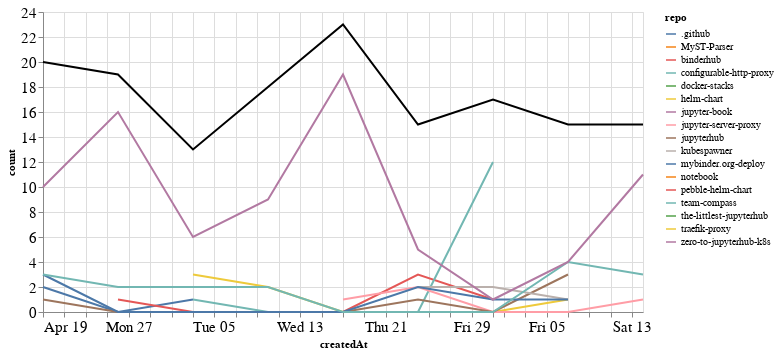

The notebook cell this image was saved under:
### Markdown cell above
## Comments

### Code cell
comments_time = comments.groupby('repo').resample('W', on='createdAt').count()['author'].reset_index()
comments_time = comments_time.rename(columns={'author': 'count'})
comments_time_total = comments_time.groupby('createdAt').agg({"count": "sum"}).reset_index()
ch1 = alt.Chart(comments_time, width=600).mark_line().encode(
    x='createdAt',
    y='count',
    color='repo',
    tooltip="repo"
)

ch2 = alt.Chart(comments_time_total, width=600).mark_line(color="black").encode(
    x='createdAt',
    y='count',
)

ch1 + ch2

### Figure 1 — Vega-Lite specification as saved in the notebook (floating-point values rounded to 4 significant figures)
{"config": {"axisLeft": {"labelFontSize": 15}, "axisBottom": {"labelFontSize": 15}}, "layer": [{"data": {"name": "data-54a278ff8c7c6fabce6447e6add72063"}, "mark": "line", "encoding": {"color": {"type": "nominal", "field": "repo"}, "tooltip": {"type": "nominal", "field": "repo"}, "x": {"type": "temporal", "field": "createdAt"}, "y": {"type": "quantitative", "field": "count"}}, "width": 600}, {"data": {"name": "data-b3e2da2ad304739fd43831b0fd3eb2fd"}, "mark": {"type": "line", "color": "black"}, "encoding": {"x": {"type": "temporal", "field": "createdAt"}, "y": {"type": "quantitative", "field": "count"}}, "width": 600}], "$schema": "https://vega.github.io/schema/vega-lite/v4.8.1.json", "datasets": {"data-54a278ff8c7c6fabce6447e6add72063": [{"repo": ".github", "createdAt": "2020-04-19T00:00:00", "count": 2}, {"repo": ".github", "createdAt": "2020-04-26T00:00:00", "count": 0}, {"repo": ".github", "createdAt": "2020-05-03T00:00:00", "count": 1}, {"repo": "MyST-Parser", "createdAt": "2020-05-10T00:00:00", "count": 3}, {"repo": "binderhub", "createdAt": "2020-04-26T00:00:00", "count": 1}, {"repo": "binderhub", "createdAt": "2020-05-03T00:00:00", "count": 0}, {"repo": "binderhub", "createdAt": "2020-05-10T00:00:00", "count": 0}, {"repo": "binderhub", "createdAt": "2020-05-17T00:00:00", "count": 0}, {"repo": "binderhub", "createdAt": "2020-05-24T00:00:00", "count": 3}, {"repo": "binderhub", "createdAt": "2020-05-31T00:00:00", "count": 1}, {"repo": "configurable-http-proxy", "createdAt": "2020-05-03T00:00:00", "count": 1}, {"repo": "configurable-http-proxy", "createdAt": "2020-05-10T00:00:00", "count": 0}, {"repo": "configurable-http-proxy", "createdAt": "2020-05-17T00:00:00", "count": 0}, {"repo": "configurable-http-proxy", "createdAt": "2020-05-24T00:00:00", "count": 0}, {"repo": "configurable-http-proxy", "createdAt": "2020-05-31T00:00:00", "count": 12}, {"repo": "docker-stacks", "createdAt": "2020-04-19T00:00:00", "count": 1}, {"repo": "helm-chart", "createdAt": "2020-05-03T00:00:00", "count": 3}, {"repo": "helm-chart", "createdAt": "2020-05-10T00:00:00", "count": 2}, {"repo": "helm-chart", "createdAt": "2020-05-17T00:00:00", "count": 0}, {"repo": "helm-chart", "createdAt": "2020-05-24T00:00:00", "count": 0}, {"repo": "helm-chart", "createdAt": "2020-05-31T00:00:00", "count": 0}, {"repo": "helm-chart", "createdAt": "2020-06-07T00:00:00", "count": 1}, {"repo": "jupyter-book", "createdAt": "2020-05-10T00:00:00", "count": 1}, {"repo": "jupyter-server-proxy", "createdAt": "2020-05-17T00:00:00", "count": 1}, {"repo": "jupyter-server-proxy", "createdAt": "2020-05-24T00:00:00", "count": 2}, {"repo": "jupyter-server-proxy", "createdAt": "2020-05-31T00:00:00", "count": 0}, {"repo": "jupyter-server-proxy", "createdAt": "2020-06-07T00:00:00", "count": 0}, {"repo": "jupyter-server-proxy", "createdAt": "2020-06-14T00:00:00", "count": 1}, {"repo": "jupyterhub", "createdAt": "2020-04-19T00:00:00", "count": 1}, {"repo": "jupyterhub", "createdAt": "2020-04-26T00:00:00", "count": 0}, {"repo": "jupyterhub", "createdAt": "2020-05-03T00:00:00", "count": 0}, {"repo": "jupyterhub", "createdAt": "2020-05-10T00:00:00", "count": 0}, {"repo": "jupyterhub", "createdAt": "2020-05-17T00:00:00", "count": 0}, {"repo": "jupyterhub", "createdAt": "2020-05-24T00:00:00", "count": 1}, {"repo": "jupyterhub", "createdAt": "2020-05-31T00:00:00", "count": 0}, {"repo": "jupyterhub", "createdAt": "2020-06-07T00:00:00", "count": 3}, {"repo": "kubespawner", "createdAt": "2020-05-24T00:00:00", "count": 2}, {"repo": "kubespawner", "createdAt": "2020-05-31T00:00:00", "count": 2}, {"repo": "kubespawner", "createdAt": "2020-06-07T00:00:00", "count": 1}, {"repo": "mybinder.org-deploy", "createdAt": "2020-04-19T00:00:00", "count": 3}, {"repo": "mybinder.org-deploy", "createdAt": "2020-04-26T00:00:00", "count": 0}, {"repo": "mybinder.org-deploy", "createdAt": "2020-05-03T00:00:00", "count": 0}, {"repo": "mybinder.org-deploy", "createdAt": "2020-05-10T00:00:00", "count": 0}, {"repo": "mybinder.org-deploy", "createdAt": "2020-05-17T00:00:00", "count": 0}, {"repo": "mybinder.org-deploy", "createdAt": "2020-05-24T00:00:00", "count": 2}, {"repo": "mybinder.org-deploy", "createdAt": "2020-05-31T00:00:00", "count": 1}, {"repo": "mybinder.org-deploy", "createdAt": "2020-06-07T00:00:00", "count": 1}, {"repo": "notebook", "createdAt": "2020-05-17T00:00:00", "count": 1}, {"repo": "pebble-helm-chart", "createdAt": "2020-06-07T00:00:00", "count": 1}, {"repo": "team-compass", "createdAt": "2020-04-19T00:00:00", "count": 3}, {"repo": "team-compass", "createdAt": "2020-04-26T00:00:00", "count": 2}, {"repo": "team-compass", "createdAt": "2020-05-03T00:00:00", "count": 2}, {"repo": "team-compass", "createdAt": "2020-05-10T00:00:00", "count": 2}, {"repo": "team-compass", "createdAt": "2020-05-17T00:00:00", "count": 0}, {"repo": "team-compass", "createdAt": "2020-05-24T00:00:00", "count": 0}, {"repo": "team-compass", "createdAt": "2020-05-31T00:00:00", "count": 0}, {"repo": "team-compass", "createdAt": "2020-06-07T00:00:00", "count": 4}, {"repo": "team-compass", "createdAt": "2020-06-14T00:00:00", "count": 3}, {"repo": "the-littlest-jupyterhub", "createdAt": "2020-05-10T00:00:00", "count": 1}, {"repo": "traefik-proxy", "createdAt": "2020-05-17T00:00:00", "count": 2}, {"repo": "zero-to-jupyterhub-k8s", "createdAt": "2020-04-19T00:00:00", "count": 10}, {"repo": "zero-to-jupyterhub-k8s", "createdAt": "2020-04-26T00:00:00", "count": 16}, {"repo": "zero-to-jupyterhub-k8s", "createdAt": "2020-05-03T00:00:00", "count": 6}, {"repo": "zero-to-jupyterhub-k8s", "createdAt": "2020-05-10T00:00:00", "count": 9}, {"repo": "zero-to-jupyterhub-k8s", "createdAt": "2020-05-17T00:00:00", "count": 19}, {"repo": "zero-to-jupyterhub-k8s", "createdAt": "2020-05-24T00:00:00", "count": 5}, {"repo": "zero-to-jupyterhub-k8s", "createdAt": "2020-05-31T00:00:00", "count": 1}, {"repo": "zero-to-jupyterhub-k8s", "createdAt": "2020-06-07T00:00:00", "count": 4}, {"repo": "zero-to-jupyterhub-k8s", "createdAt": "2020-06-14T00:00:00", "count": 11}], "data-b3e2da2ad304739fd43831b0fd3eb2fd": [{"createdAt": "2020-04-19T00:00:00", "count": 20}, {"createdAt": "2020-04-26T00:00:00", "count": 19}, {"createdAt": "2020-05-03T00:00:00", "count": 13}, {"createdAt": "2020-05-10T00:00:00", "count": 18}, {"createdAt": "2020-05-17T00:00:00", "count": 23}, {"createdAt": "2020-05-24T00:00:00", "count": 15}, {"createdAt": "2020-05-31T00:00:00", "count": 17}, {"createdAt": "2020-06-07T00:00:00", "count": 15}, {"createdAt": "2020-06-14T00:00:00", "count": 15}]}}
